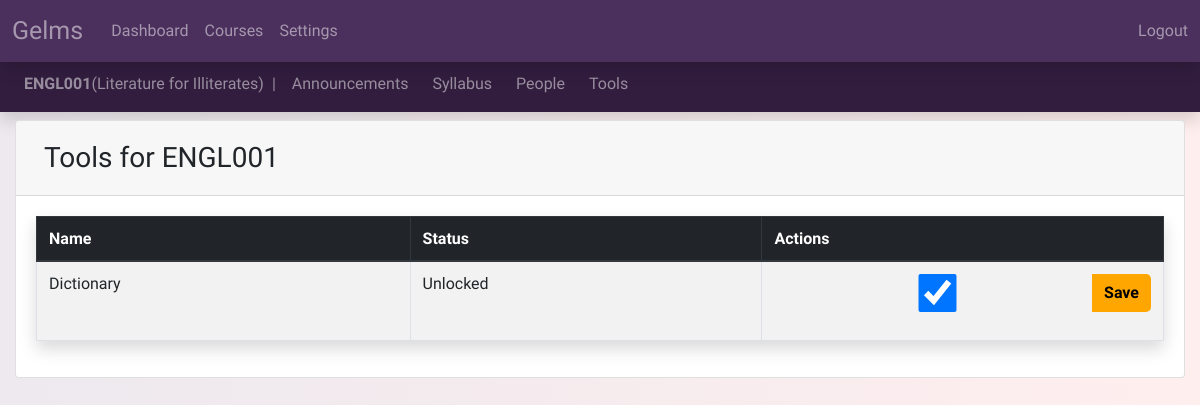
Screenshot of /ENGL001/tools/ (signed in) with the database file from the repository.
### courses/models.py (models this page shows, shortened)
class Course(models.Model):
    name = models.CharField(max_length=7, unique=True, help_text='e.g. ENPM613')
    title = models.CharField(max_length=200, help_text='e.g. Software Design and Implementation')
    DOMAIN_CHOICES = (
        ('Art', 'Art'),
        ('Computer Science', 'Computer Science'),
        ('Engineering', 'Engineering'),
        ('History', 'History'),
        ('Literature', 'Literature'),
        ('Math', 'Math'),
        ('Music', 'Music'),
        ('Physics', 'Physics'),
        ('Political Science', 'Political Science'),
        )
    domain = models.CharField(max_length=30, choices=DOMAIN_CHOICES, default='Art')
    students = models.ManyToManyField(CustomUser, related_name='course_students', limit_choices_to={'status': 'Student'}, blank=True)
    graders = models.ManyToManyField(CustomUser, related_name='course_graders', limit_choices_to={'status': 'Grader'}, blank=True)
    teachers = models.ManyToManyField(CustomUser, related_name='course_teachers', limit_choices_to={'status': 'Teacher'}, blank=True)

### tools/models.py (models this page shows, shortened)
class Tool(models.Model):
    name = models.CharField(max_length=100)
    course = models.OneToOneField(Course, related_name='course_tools', blank=True, on_delete=models.CASCADE, null=True)
    status = models.BooleanField(default=False)

### tools/views.py (the view)
# urls.py: path('<course_name>/tools/', ToolsView.course_tools, name='tools'),
    @csrf_exempt
    def course_tools(request, course_name):
        course = get_object_or_404(Course, name=course_name)
        try:
            tool = get_object_or_404(Tool, course=course)
            if request.method == "POST":
                form = ToolForm(request.POST, instance = tool)
                if form.is_valid():
                    tool = form.save(commit=False)
                    tool.save()
            else:
                form = ToolForm(initial={'status':tool.status})
            form.fields['status'].widget.attrs = {'class':'form-control'}
        except:
            form = ToolForm()
        def user_is_registered(course=course):
            if course.teachers.filter(uid=request.user.custom_user.uid):
                return True
            if course.graders.filter(uid=request.user.custom_user.uid):
                return True
            if course.students.filter(uid=request.user.custom_user.uid):
                return True
            return False
        return render(request, 'tools.html', {'course': course, 'form':form, 'user_is_registered':user_is_registered})

### tools/forms.py
class ToolForm(forms.ModelForm):
    status = forms.BooleanField(required=False)
    class Meta:
        model = Tool
        fields = ['status']

### templates/tools.html (shortened to what this page needs)
{% extends 'base_course.html' %}
{% block content_course %}
<div class="card">
  <div class="card-header">
    <h3 class="mt-2 ml-2">Tools for {{course.name}}</h3>
  </div>
  <div class="card-body">
  {% if course.course_tools %}
    <table class="table table-striped table-bordered shadow">
      <thead class="thead-dark">
        <tr>
          <th scope = "col md-2">Name</th>
          <th scope = "col md-2">Status</th>
          {% if user.custom_user.status == 'Teacher'%}
          <th scope = "col md-2">Actions</th>
          {% endif %}
        </tr>
      </thead>
          <tr>
            <td>{{course.course_tools.name}}</td>
            {% if course.course_tools.status %}
            <td>Unlocked</td>
            {% else %}
            <td>Locked</td>
            {% endif %}
            {% if user.custom_user.status == 'Teacher'%}
            <td>
              <form class="ml-2" method="POST">
                <div class="input-group">
                {{form.status}}
                  <div class="input-group-append">
                    <button class="btn btn-primary" type="submit">Save</button>
                  </div>
                </div>
              </form>
            </td>
            {% endif %}
          </tr>
      </table>
  {% else %}
    <text class="text-danger ml-2"> No tools for this course. </text>
  {% endif %}
  </div>
</div>
{% endblock %}

### templates/base_course.html (shortened to what this page needs)
{% extends 'base_dash.html' %}
{% block content_dash %}
  <div class="mb-2" style="margin-top:56px">
    <nav class="navbar bg-purple-dark navbar-expand-sm navbar-dark shadow">
    <span class="navbar-text ml-2">
    <strong class=>{{course.name}}</strong>({{course.title}})<text class="ml-2">|</text>
     </span>
    <div class="collapse navbar-collapse" id="collapse_target_course">
      <ul class="navbar-nav">
        <li class="nav-item ml-2">
          <a class="nav-link" href="{% url 'announcements' course.name %}">Announcements</a>
        </li>
        <li class="nav-item ml-2">
          <a class="nav-link" href="{% url 'syllabus' course.name %}">Syllabus</a>
        </li>
        <li class="nav-item ml-2">
          <a class="nav-link" href="{% url 'people' course.name %}">People</a>
        </li>
        <li class="nav-item ml-2">
          <a class="nav-link" href="{% url 'tools' course.name %}">Tools</a>
        </li>
      </ul>
      </div>
    </nav>
  </div>
  <div class="container-fluid">
    {% block content_course %}
    {% endblock %}
  </div>
{% endblock %}

### static/styles.css (style rules this page uses)
.base_body_style { background: #FFEEEE; background: -webkit-linear-gradient(to right, rgb(237, 233, 238), #FFEEEE); background: linear-gradient(to right, rgb(237, 233, 238), #FFEEEE); background-size: cover; padding-bottom:20px; font-family: 'Niramit', sans-serif; }
.btn-primary { background-color: rgb(255, 166, 0); color:black; font-weight: bold; border:none; border-radius: 5px; }
.bg-purple-dark { background-color: rgb(50, 29, 63); }
.navbar .navbar-nav a { transition: color 0.5s ease; }

### rows the page displays
Course: name "ENGL001", title "Literature for Illiterates", course_tools.name "Dictionary"
